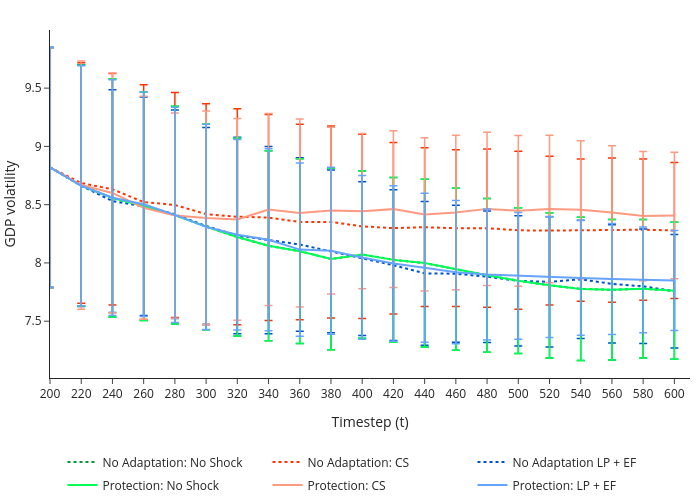

Notebook code for this chart:
### Code cell
fig1 = build_macro_snapshot_metric_figure(
    scenarios=SCENARIOS,
    metric="GDP_r_volatility",
    metric_label='GDP volatility',
    snap_ts=np.arange(200, 620, 20),
    title='GDP volatility',
    line_type='lines',
    ncol_legend=3,
    CI_type='error_bar',
    pdf_pages=PDF_PAGES,
    pdf_path=OUTPUT / "GDP_r_volatility.pdf",
    # ymin=12.8, ymax=14
)

fig1

### Figure 1 — Plotly figure (JSON) as saved in the notebook; plotly's stock layout.template omitted (floating-point values rounded to 4 significant figures)
{"data": [{"error_y": {"array": [1.03, 1.033, 1.022, 0.9815, 0.9343, 0.8844, 0.85, 0.8153, 0.7934, 0.7778, 0.7174, 0.7061, 0.7189, 0.6951, 0.6592, 0.6254, 0.6231, 0.6154, 0.6033, 0.5944, 0.5871], "color": "#009933", "thickness": 1.5, "type": "data", "visible": true, "width": 4}, "legendgroup": "No Adaptation: No Shock", "line": {"color": "#009933", "dash": "dot", "width": 2}, "marker": {"color": "#009933", "line": {"color": "#009933", "width": 1}, "size": 8, "symbol": "circle"}, "mode": "lines", "name": "No Adaptation: No Shock", "showlegend": true, "type": "scatter", "x": [200, 220, 240, 260, 280, 300, 320, 340, 360, 380, 400, 420, 440, 460, 480, 500, 520, 540, 560, 580, 600], "y": [8.82, 8.663, 8.558, 8.488, 8.411, 8.311, 8.222, 8.147, 8.101, 8.034, 8.072, 8.026, 7.998, 7.945, 7.894, 7.848, 7.808, 7.777, 7.77, 7.779, 7.761]}, {"error_y": {"array": [1.03, 1.031, 0.9926, 1.007, 0.9651, 0.9473, 0.9273, 0.8835, 0.8383, 0.8243, 0.791, 0.7357, 0.6813, 0.6723, 0.6788, 0.6774, 0.6385, 0.6102, 0.6187, 0.6059, 0.5833], "color": "#ff3300", "thickness": 1.5, "type": "data", "visible": true, "width": 4}, "legendgroup": "No Adaptation: CS", "line": {"color": "#ff3300", "dash": "dot", "width": 2}, "marker": {"color": "#ff3300", "line": {"color": "#ff3300", "width": 1}, "size": 8, "symbol": "circle"}, "mode": "lines", "name": "No Adaptation: CS", "showlegend": true, "type": "scatter", "x": [200, 220, 240, 260, 280, 300, 320, 340, 360, 380, 400, 420, 440, 460, 480, 500, 520, 540, 560, 580, 600], "y": [8.82, 8.686, 8.632, 8.523, 8.497, 8.419, 8.397, 8.389, 8.352, 8.351, 8.314, 8.298, 8.307, 8.298, 8.298, 8.28, 8.278, 8.282, 8.281, 8.285, 8.278]}, {"error_y": {"array": [1.03, 1.036, 0.9565, 0.9378, 0.8939, 0.8454, 0.8433, 0.8031, 0.7448, 0.6979, 0.6602, 0.647, 0.6161, 0.5884, 0.5644, 0.5589, 0.5587, 0.5068, 0.5068, 0.4912, 0.4875], "color": "#0052cc", "thickness": 1.5, "type": "data", "visible": true, "width": 4}, "legendgroup": "No Adaptation LP + EF", "line": {"color": "#0052cc", "dash": "dot", "width": 2}, "marker": {"color": "#0052cc", "line": {"color": "#0052cc", "width": 1}, "size": 8, "symbol": "circle"}, "mode": "lines", "name": "No Adaptation LP + EF", "showlegend": true, "type": "scatter", "x": [200, 220, 240, 260, 280, 300, 320, 340, 360, 380, 400, 420, 440, 460, 480, 500, 520, 540, 560, 580, 600], "y": [8.82, 8.662, 8.531, 8.486, 8.418, 8.317, 8.235, 8.196, 8.158, 8.099, 8.037, 7.981, 7.91, 7.908, 7.882, 7.846, 7.838, 7.859, 7.821, 7.799, 7.758]}, {"error_y": {"array": [1.03, 1.033, 1.022, 0.9815, 0.9343, 0.8844, 0.85, 0.8153, 0.7934, 0.7778, 0.7174, 0.7061, 0.7189, 0.6951, 0.6592, 0.6254, 0.6231, 0.6154, 0.6033, 0.5944, 0.5871], "color": "#00ff55", "thickness": 1.5, "type": "data", "visible": true, "width": 4}, "legendgroup": "Protection: No Shock", "line": {"color": "#00ff55", "dash": "solid", "width": 2}, "marker": {"color": "#00ff55", "line": {"color": "#00ff55", "width": 1}, "size": 8, "symbol": "circle"}, "mode": "lines", "name": "Protection: No Shock", "showlegend": true, "type": "scatter", "x": [200, 220, 240, 260, 280, 300, 320, 340, 360, 380, 400, 420, 440, 460, 480, 500, 520, 540, 560, 580, 600], "y": [8.82, 8.663, 8.558, 8.488, 8.411, 8.311, 8.222, 8.147, 8.101, 8.034, 8.072, 8.026, 7.998, 7.945, 7.894, 7.848, 7.808, 7.777, 7.77, 7.779, 7.761]}, {"error_y": {"array": [1.03, 1.065, 1.028, 0.9568, 0.8815, 0.9167, 0.8663, 0.8232, 0.8073, 0.7158, 0.6669, 0.6735, 0.6583, 0.6632, 0.6575, 0.6477, 0.633, 0.5926, 0.5726, 0.5541, 0.5427], "color": "#ff9980", "thickness": 1.5, "type": "data", "visible": true, "width": 4}, "legendgroup": "Protection: CS", "line": {"color": "#ff9980", "dash": "solid", "width": 2}, "marker": {"color": "#ff9980", "line": {"color": "#ff9980", "width": 1}, "size": 8, "symbol": "circle"}, "mode": "lines", "name": "Protection: CS", "showlegend": true, "type": "scatter", "x": [200, 220, 240, 260, 280, 300, 320, 340, 360, 380, 400, 420, 440, 460, 480, 500, 520, 540, 560, 580, 600], "y": [8.82, 8.668, 8.601, 8.473, 8.406, 8.386, 8.374, 8.459, 8.428, 8.449, 8.445, 8.462, 8.416, 8.432, 8.464, 8.447, 8.463, 8.457, 8.432, 8.402, 8.407]}, {"error_y": {"array": [1.03, 1.03, 1.011, 0.9632, 0.9234, 0.8814, 0.8166, 0.7813, 0.7443, 0.717, 0.7021, 0.6664, 0.6396, 0.6148, 0.5617, 0.5444, 0.5189, 0.4923, 0.4763, 0.4539, 0.4291], "color": "#66a3ff", "thickness": 1.5, "type": "data", "visible": true, "width": 4}, "legendgroup": "Protection: LP + EF", "line": {"color": "#66a3ff", "dash": "solid", "width": 2}, "marker": {"color": "#66a3ff", "line": {"color": "#66a3ff", "width": 1}, "size": 8, "symbol": "circle"}, "mode": "lines", "name": "Protection: LP + EF", "showlegend": true, "type": "scatter", "x": [200, 220, 240, 260, 280, 300, 320, 340, 360, 380, 400, 420, 440, 460, 480, 500, 520, 540, 560, 580, 600], "y": [8.82, 8.662, 8.56, 8.503, 8.412, 8.309, 8.242, 8.199, 8.114, 8.104, 8.047, 7.995, 7.959, 7.921, 7.901, 7.889, 7.879, 7.871, 7.863, 7.855, 7.85]}], "layout": {"height": 500, "legend": {"entrywidth": 0.3125, "entrywidthmode": "fraction", "orientation": "h", "tracegroupgap": 4, "x": 0.5, "xanchor": "center", "y": -0.2, "yanchor": "top"}, "margin": {"b": 10, "l": 0, "r": 10, "t": 30}, "paper_bgcolor": "rgba(0,0,0,0)", "plot_bgcolor": "rgba(0,0,0,0)", "width": 700, "xaxis": {"range": [200, 610], "tickvals": [200, 220, 240, 260, 280, 300, 320, 340, 360, 380, 400, 420, 440, 460, 480, 500, 520, 540, 560, 580, 600], "title": {"text": "Timestep (t)"}}, "yaxis": {"title": {"text": "GDP volatility"}}}}
